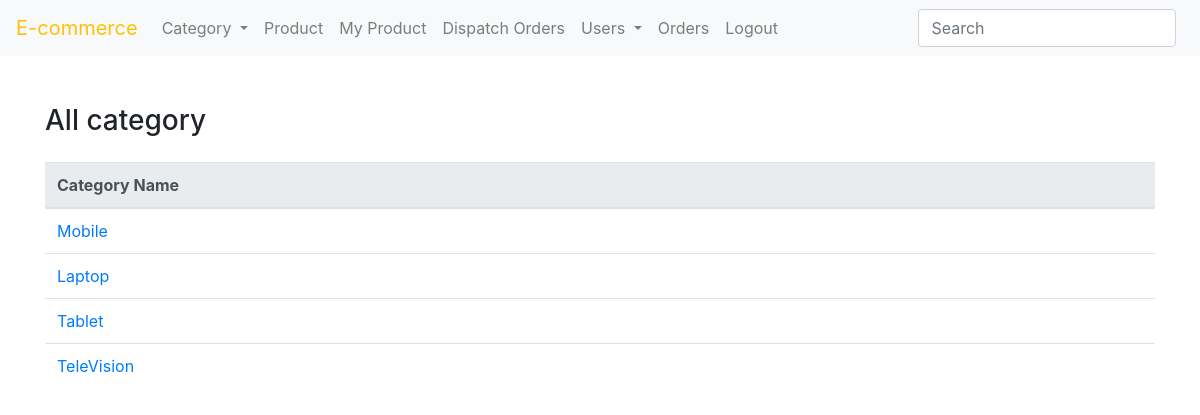
Screenshot of /toViewCategory (signed in) with the database file from the repository.
### Admin/models.py (models this page shows)
class Category_Tb(models.Model):
    Name = models.CharField(max_length=30)

### Admin/views.py (the view)
# urls.py: path("toViewCategory", ToViewCategory, name="toViewCategory"),
def ToViewCategory(request):
    session = request.session["id"]
    if session:
        categories = Category_Tb.objects.all()
        return render(request, "Admin/AllCategory.html", {"category": categories})
    else:
        return render(request, "Home/Login.html")

### Template/Admin/AllCategory.html
{% extends 'Admin/Base.html' %}
{% block content %}
		<h3 class="mt-5">All category</h3>
			{% if category %}
			  <table class="table mt-4">
				<thead class="thead-light">
				  <tr>
					<th scope="col">Category Name</th>
				  </tr>
				</thead>
				<tbody>
					{% for c in category %}
				  <tr>
					<td><a href="#">{{c.Name}}</a></td>
				  </tr>
				  {% endfor %}
				</tbody>
			  </table>
			  {% else %}
			  Empty Category
			  {% endif %}
{% endblock %}

### rows the page displays
Category_Tb: Name "Mobile"
Category_Tb: Name "Laptop"
Category_Tb: Name "Tablet"
Category_Tb: Name "TeleVision"
